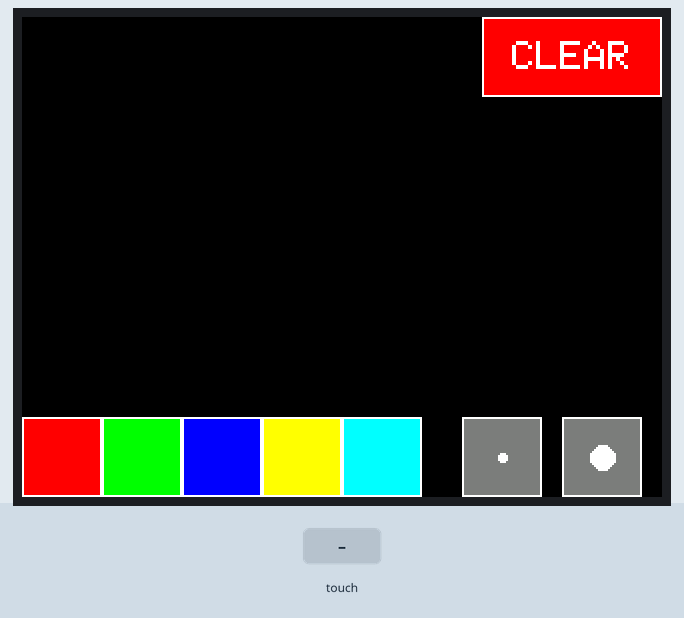
This program was run on a simulated ESP32. Parts: 320×240 colour display. The test bench sets the inputs (shaded band). What the program prints to the serial monitor is not drawn.

Above: at 1.4 s.
1.5 s: touch panel pressed at 13 % / 10 % of its raw x / y range
3.0 s: touch panel pressed at 38 % / 10 % of its raw x / y range
4.5 s: touch panel pressed at 13 % / 90 % of its raw x / y range
6.0 s: touch panel pressed at 62 % / 10 % of its raw x / y range
7.5 s: touch panel pressed at 87 % / 10 % of its raw x / y range
Timing chart, 0 to 10.0 s (numbered marks = the images above; inputs shaded):
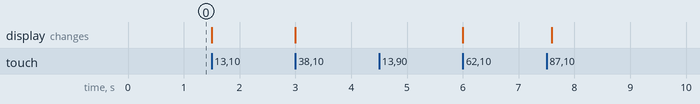

The program:

main.cpp
```cpp
#include <Arduino.h>
#include <SPI.h>
#include <TFT_eSPI.h>
#include <XPT2046_Touchscreen.h>

TFT_eSPI tft = TFT_eSPI();
SPIClass touchSPI(VSPI);
XPT2046_Touchscreen ts(ETOUCH_CS, TOUCH_IRQ);

// --- 状态变量 ---
uint16_t currentColor = TFT_WHITE; // 默认画笔颜色
int currentThickness = 2;          // 默认画笔粗细
int lastX = -1;
int lastY = -1;
bool wasTouched = false;

// --- UI 区域布局定义 (横屏 320x240) ---
const int toolY = 200;
const int btnSize = 40;

// 去掉了黑色，换成了青色 (TFT_CYAN)，一共 5 种纯彩色
uint32_t colors[5] = {TFT_RED, TFT_GREEN, TFT_BLUE, TFT_YELLOW, TFT_CYAN};

// 清屏按钮坐标 (右上角)
const int clearX = 230, clearY = 0, clearW = 90, clearH = 40;

// 绘制整个 UI 界面
void drawUI() {
    // 1. 画底部颜色选择按钮 (5个彩色)
    for (int i = 0; i < 5; i++) {
        int x = i * btnSize;
        tft.fillRect(x, toolY, btnSize, btnSize, colors[i]);
        tft.drawRect(x, toolY, btnSize, btnSize, TFT_WHITE); // 加上白色边框
    }

    // 2. 画画笔粗细按钮 (底部右侧2个)
    // 细笔按钮
    tft.fillRect(220, toolY, btnSize, btnSize, TFT_DARKGREY);
    tft.drawRect(220, toolY, btnSize, btnSize, TFT_WHITE);
    tft.fillCircle(220 + 20, toolY + 20, 2, TFT_WHITE); // 细圆点指示

    // 粗笔按钮
    tft.fillRect(270, toolY, btnSize, btnSize, TFT_DARKGREY);
    tft.drawRect(270, toolY, btnSize, btnSize, TFT_WHITE);
    tft.fillCircle(270 + 20, toolY + 20, 6, TFT_WHITE); // 粗圆点指示

    // 3. 画清屏按钮 (右上角)
    tft.fillRect(clearX, clearY, clearW, clearH, TFT_RED);
    tft.drawRect(clearX, clearY, clearW, clearH, TFT_WHITE);
    tft.setTextColor(TFT_WHITE);
    tft.setTextSize(2);
    tft.setTextDatum(MC_DATUM);
    tft.drawString("CLEAR", clearX + (clearW / 2), clearY + (clearH / 2));
}

void setup() {
    Serial.begin(115200);

    // 初始化背光
    pinMode(21, OUTPUT);
    digitalWrite(21, HIGH);

    // 初始化屏幕
    tft.init();
    tft.setRotation(1);
    tft.invertDisplay(false);
    tft.fillScreen(TFT_BLACK);

    // 初始化触摸
    touchSPI.begin(TOUCH_CLK, TOUCH_MISO, TOUCH_MOSI, ETOUCH_CS);
    ts.begin(touchSPI);
    ts.setRotation(1);

    drawUI();
    Serial.println("System Ready! ER button removed.");
}

void loop() {
    if (ts.touched()) {
        TS_Point p = ts.getPoint();

        // 坐标映射
        int x = map(p.x, 300, 3800, 0, 320);
        int y = map(p.y, 300, 3800, 0, 240);

        // 1. 判断清屏按钮
        if (x > clearX && y < (clearY + clearH)) {
            tft.fillScreen(TFT_BLACK);
            drawUI();
            wasTouched = false;
            delay(300);
            return;
        }

        // 2. 判断底部工具栏
        if (y > toolY) {
            if (x < 200) {
                // 点击了前5个颜色块
                int colorIndex = x / btnSize;
                currentColor = colors[colorIndex];
                Serial.printf("Color changed to index %d\n", colorIndex);
            }
            else if (x > 220 && x < 260) {
                // 细笔
                currentThickness = 2;
                Serial.println("Thickness: THIN");
            }
            else if (x > 270 && x < 310) {
                // 粗笔
                currentThickness = 6;
                Serial.println("Thickness: THICK");
            }

            wasTouched = false;
            delay(150);
            return;
        }

        // 3. 在画板区域画画
        if (y < toolY && !(x > clearX && y < clearY + clearH)) {
            if (wasTouched) {
                // 连线平滑插值算法
                int dx = abs(x - lastX);
                int dy = abs(y - lastY);
                int steps = max(dx, dy);

                if (steps == 0) steps = 1;

                for (int i = 0; i <= steps; i++) {
                    int cx = lastX + (x - lastX) * i / steps;
                    int cy = lastY + (y - lastY) * i / steps;
                    tft.fillCircle(cx, cy, currentThickness, currentColor);
                }
            } else {
                tft.fillCircle(x, y, currentThickness, currentColor);
            }

            lastX = x;
            lastY = y;
            wasTouched = true;
        }
    } else {
        wasTouched = false;
    }
}
```

Measured:
- after the input at 4.5 s, every drawn part: stays the same
